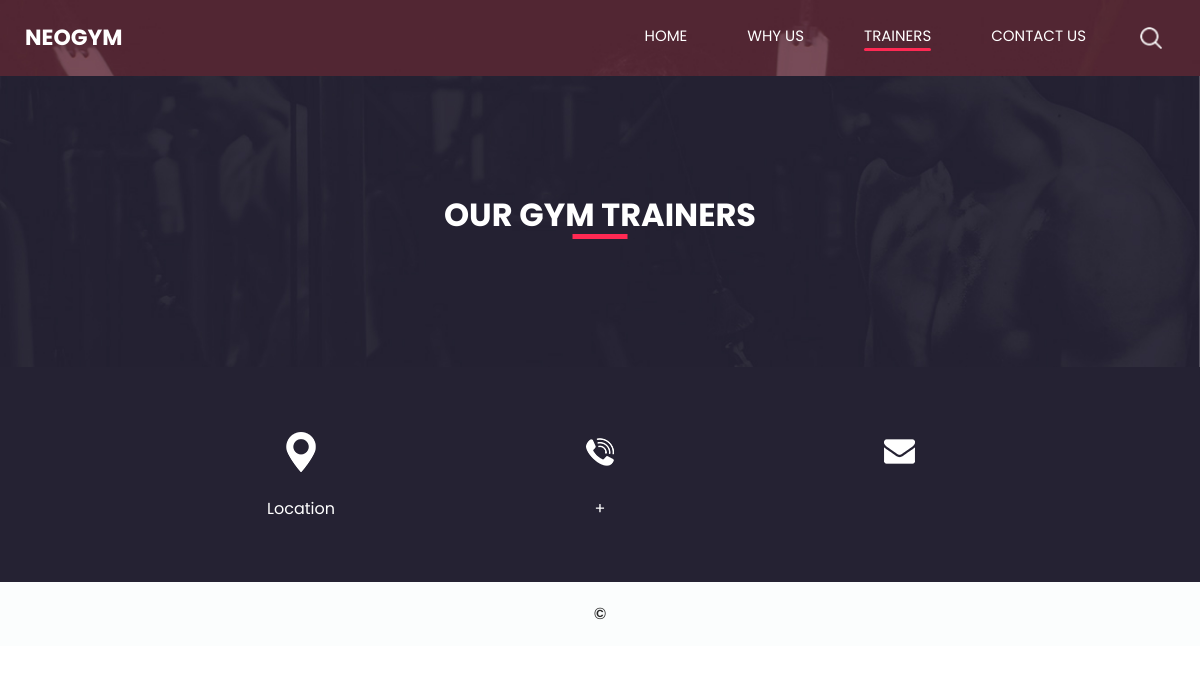
/trainer/, run on an earlier commit of the app's database.
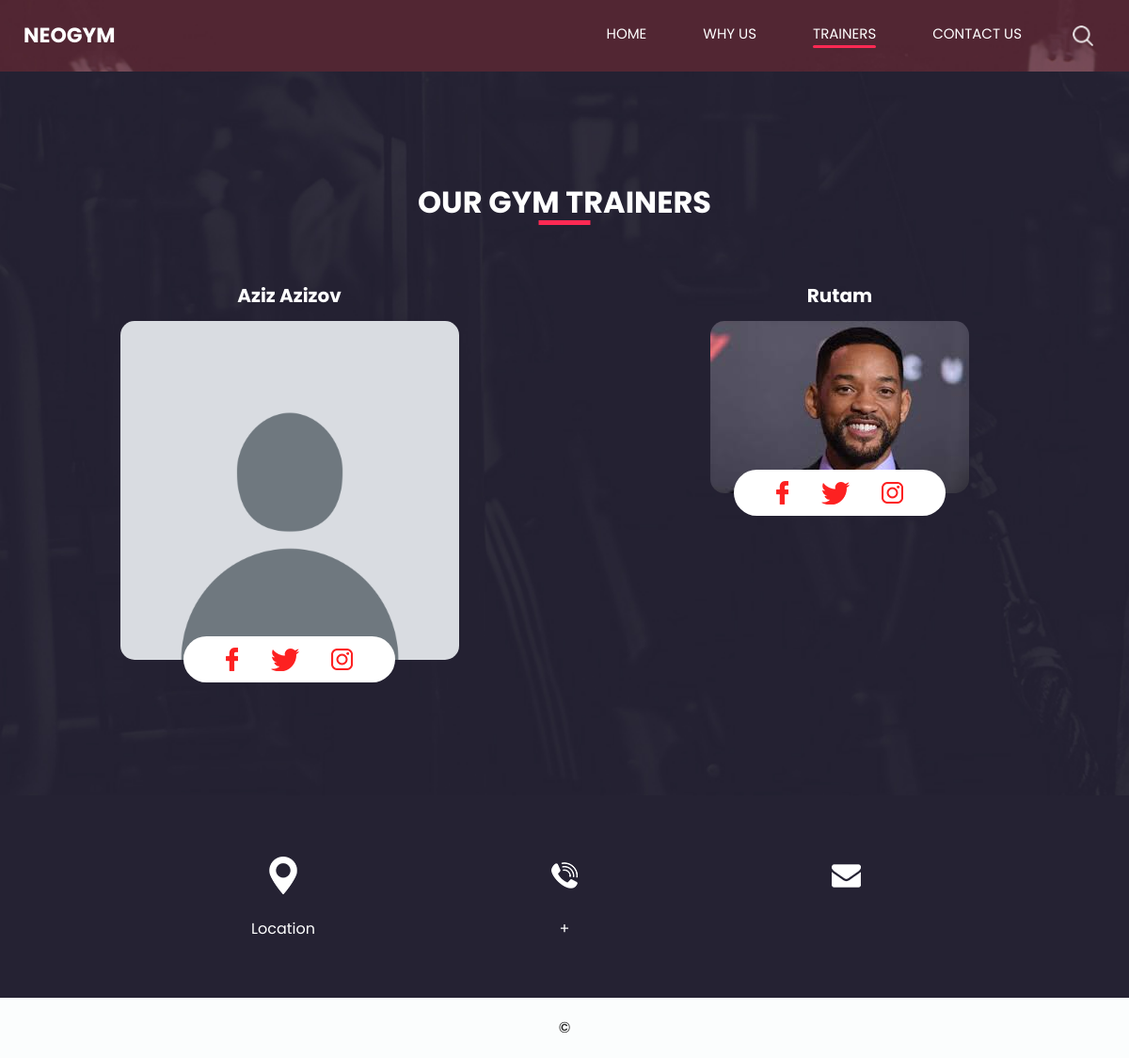
And on a later commit of the database.
### main/models.py (models this page shows, shortened)
class Trainer(models.Model):
    full_name = models.CharField(max_length=50)
    img = models.ImageField(upload_to='images/trainer', default = '/static/images/default-avatar-icon.jpg', blank = True, null = True)
    facebook = models.URLField(blank = True, null = True)
    twitter = models.URLField(blank = True, null = True)
    instagram = models.URLField(blank = True, null = True)

### main/views.py (the view)
# urls.py: path('trainer/', Trainer_view, name = 'trainer'),
def Trainer_view(request):
    context = {
        'active_page':'trainer',
        'trainer': Trainer.objects.all(),
        'footer_data' : Footer.objects.last(),
    }
    return render(request, 'trainer.html', context)

### templates/trainer.html (shortened to what this page needs)
<!DOCTYPE html>
<html>
{% include "head.html" %}
<body class="sub_page">
  <div class="hero_area">
    {% include "navbar.html" %}
  </div>
  <section class="trainer_section layout_padding">
    <div class="container">
      <div class="heading_container">
        <h2>
          Our Gym Trainers
        </h2>
      </div>
      <div class="row">
        {% for k in trainer %}
        <div class="col-lg-4 col-md-6 mx-auto">
          <div class="box">
            <div class="name">
              <h5>
                {{k.full_name}}
              </h5>
            </div>
            <div class="img-box">
              <img src="{{ k.img.url }}" alt="">
            </div>
            <div class="social_box">
              <a href="{{k.facebook}}">
                <img src="/static/images/facebook-logo.png" alt="">
              </a>
              <a href="{{k.twitter}}">
                <img src="/static/images/twitter.png" alt="">
              </a>
              <a href="{{k.instagram}}">
                <img src="/static/images/instagram-logo.png" alt="">
              </a>
            </div>
          </div>
        </div>
        {% endfor %}
      </div>
    </div>
  </section>
  {% include "footer.html" %}
</body>
</html>

### templates/head.html (shortened to what this page needs)
<head>
    <link rel="stylesheet" type="text/css" href="https://cdnjs.cloudflare.com/ajax/libs/OwlCarousel2/2.3.4/assets/owl.carousel.min.css" />
    <link rel="stylesheet" type="text/css" href="/static/css/bootstrap.css" />
    <link href="/static/css/style.css" rel="stylesheet" />
    <link href="/static/css/responsive.css" rel="stylesheet" />
</head>

### templates/navbar.html (shortened to what this page needs)
<header class="header_section">
  <div class="container-fluid">
    <nav class="navbar navbar-expand-lg custom_nav-container ">
      <a class="navbar-brand" href="{% url 'main' %}">
        <span>
          Neogym
        </span>
      </a>
      <div class="collapse navbar-collapse" id="navbarSupportedContent">
        <div class="d-flex ml-auto flex-column flex-lg-row align-items-center">
          <ul class="navbar-nav  ">
            <li class="nav-item {% if active_page == 'main' %}active{% endif %}">
              <a class="nav-link" href="{% url 'main' %}">Home <span class="sr-only">(current)</span></a>
            </li>
            <li class="nav-item {% if active_page == 'why' %}active{% endif %}">
              <a class="nav-link" href="{% url 'why' %}"> Why us </a>
            </li>
            <li class="nav-item {% if active_page == 'trainer' %}active{% endif %}">
              <a class="nav-link" href="{% url 'trainer' %}"> trainers</a>
            </li>
            <li class="nav-item {% if active_page == 'contact' %}active{% endif %}">
              <a class="nav-link" href="{% url 'contact' %}"> Contact Us</a>
            </li>
          </ul>
          <div class="user_option">
            <form class="form-inline my-2 my-lg-0 ml-0 ml-lg-4 mb-3 mb-lg-0">
              <button class="btn  my-2 my-sm-0 nav_search-btn" type="submit"></button>
            </form>
          </div>
        </div>
      </div>
    </nav>
  </div>
</header>

### templates/footer.html (shortened to what this page needs)
  <section class="info_section layout_padding2">
    <div class="container">
      <div class="info_items">
        <a href="{{ footer_data.location }}">
          <div class="item ">
            <div class="img-box box-1">
            </div>
            <div class="detail-box">
              <p>
                Location
              </p>
            </div>
          </div>
        </a>
        <a href="tel:{{ footer_data.phone_number }}">
          <div class="item ">
            <div class="img-box box-2">
            </div>
            <div class="detail-box">
              <p>
                +{{ footer_data.phone_number }}
              </p>
            </div>
          </div>
        </a>
        <a href="mailto:{{ footer_data.email }}">
          <div class="item ">
            <div class="img-box box-3">
            </div>
          </div>
        </a>
      </div>
    </div>
  </section>
  <footer class="container-fluid footer_section">
    <p>
      &copy; {{ footer_data.text }}
    </p>
  </footer>

### static/css/responsive.css (style rules this page uses)
@media (min-width: 1200px) { .container { max-width: 1170px; } }

What changed in the data, as far as the page shows it:
added Trainer: full_name "Aziz Azizov", img (placeholder picture)
added Trainer: full_name "Rutam", img (picture)
